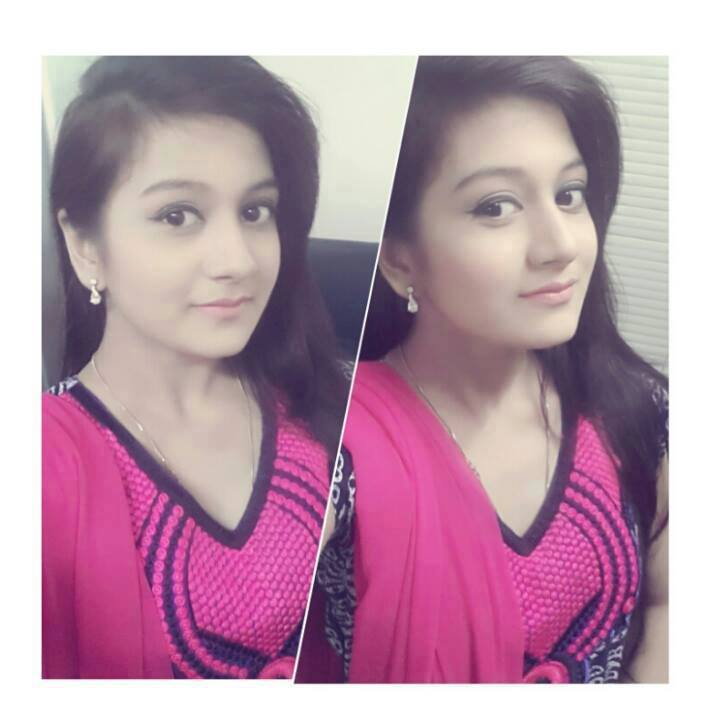
#> input picture Pillow/pranti.jpg, 720 x 720 px
$ python Main2.py
#> lines starting #> are read from the running program, lines starting #| are printed output that depends on the picture
from PIL import Image
from PIL import ImageFilter
from struct import *
test=Image.open("pranti.jpg")
#> test is the input picture: PIL image 720x720 RGB; mean R, G, B 186.1, 151.2, 169.9
b_w=test.convert("L")
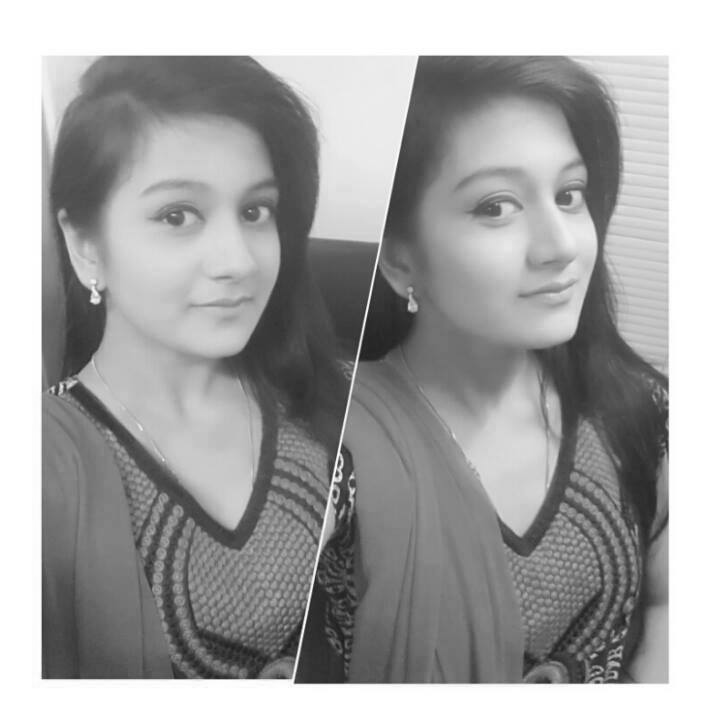
#> b_w: PIL image 720x720 L; min 24, max 255, mean 163.8
blur=test.filter(ImageFilter.BLUR)
edge=test.filter(ImageFilter.FIND_EDGES)
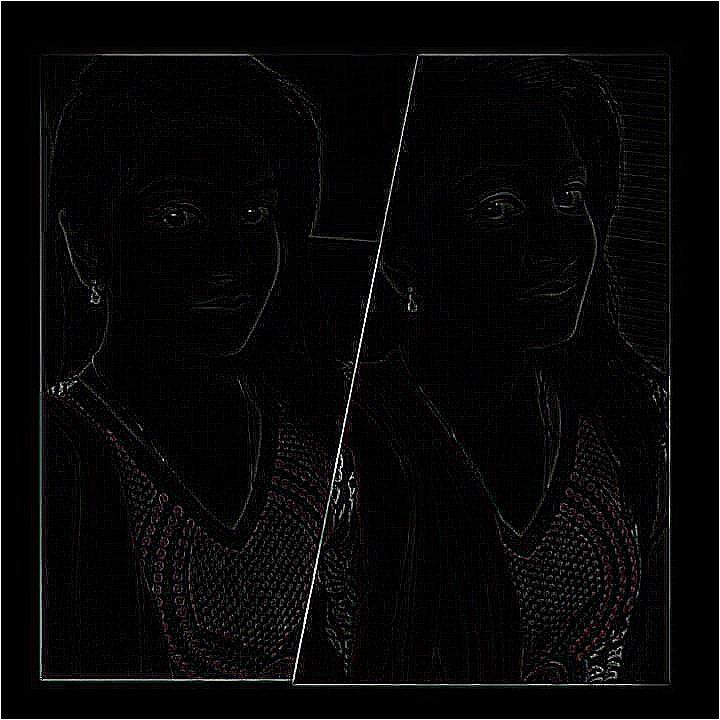
#> edge: PIL image 720x720 RGB; mean R, G, B 7.5, 7.4, 7.5
Detail=test.filter(ImageFilter.DETAIL)
"""b_w.show()"""
pack_data=pack("iif",34,43,4.343)
print(pack_data)
print(unpack("iif",b'"\x00\x00\x00+\x00\x00\x00\xdb\xf9\x8a@'))
"""edge.show()
blur.show()
Detail.show()"""

$ run again, with Pillow/Abeer.jpg copied over Pillow/pranti.jpg
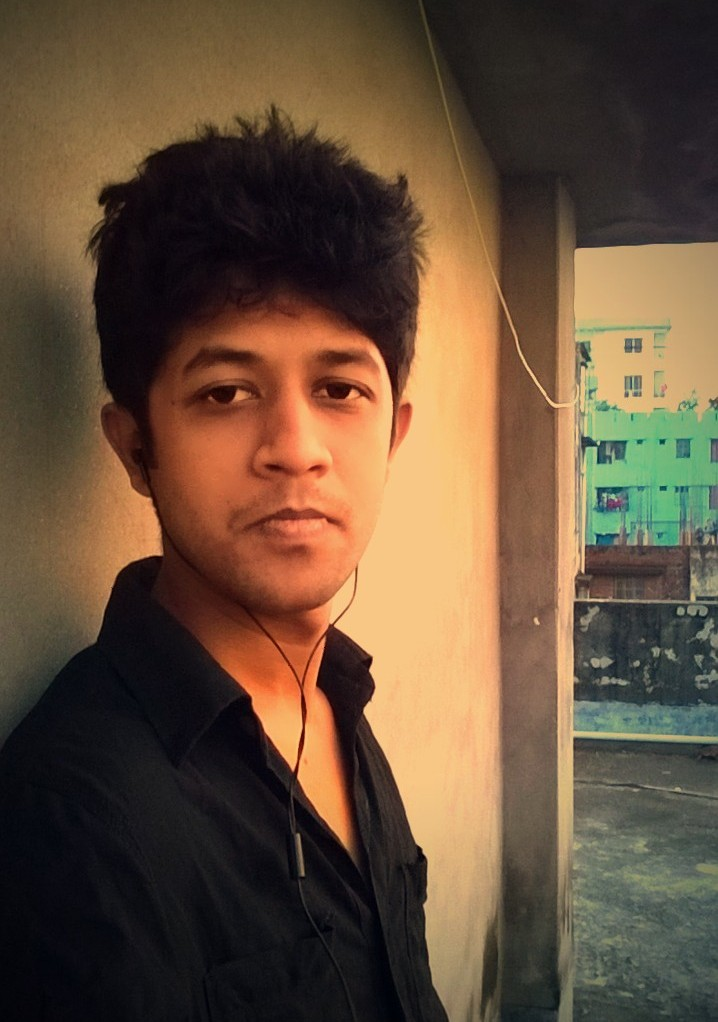
#> input picture Pillow/Abeer.jpg, 718 x 1022 px
#> test is the input picture: PIL image 718x1022 RGB; mean R, G, B 101.9, 79.9, 59.1
#> `b_w=test.convert("L")`:
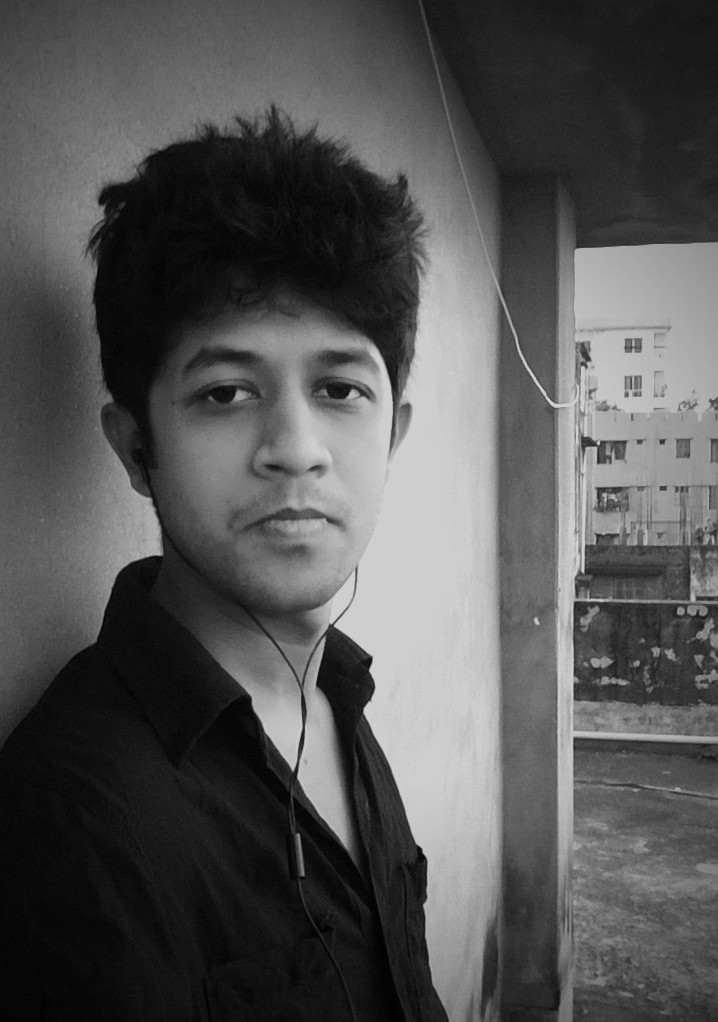
#> b_w: PIL image 718x1022 L; min 0, max 223, mean 84.1
#> `edge=test.filter(ImageFilter.FIND_EDGES)`:
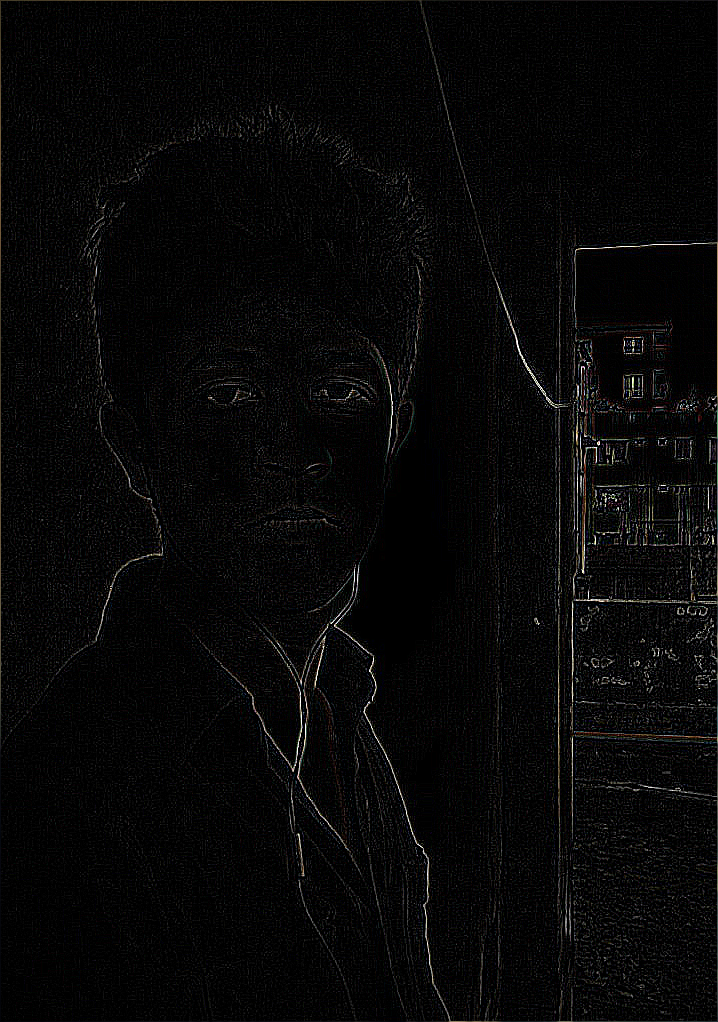
#> edge: PIL image 718x1022 RGB; mean R, G, B 7.6, 7.4, 7.4

$ run again, with Pillow/paranty.jpg copied over Pillow/pranti.jpg
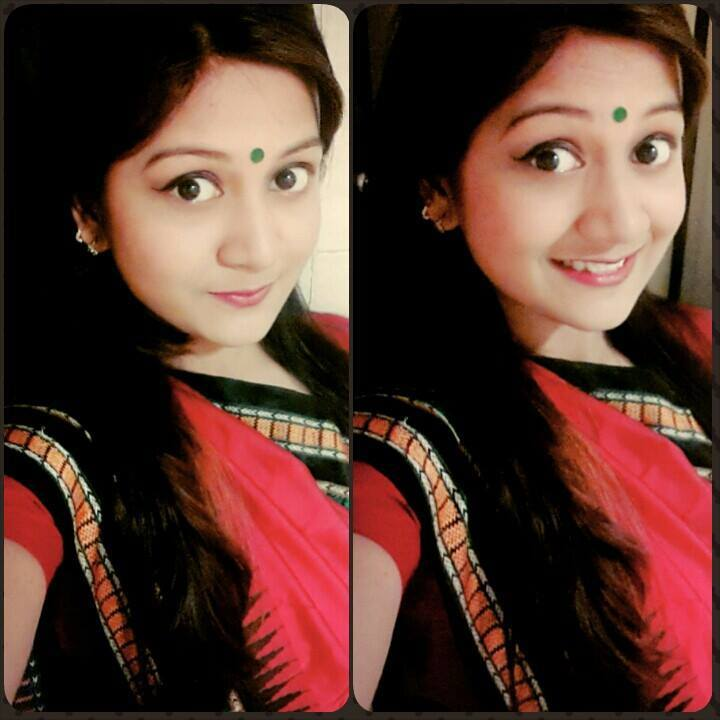
#> input picture Pillow/paranty.jpg, 720 x 720 px
#> test is the input picture: PIL image 720x720 RGB; mean R, G, B 88.7, 55.3, 46.5
#> `b_w=test.convert("L")`:
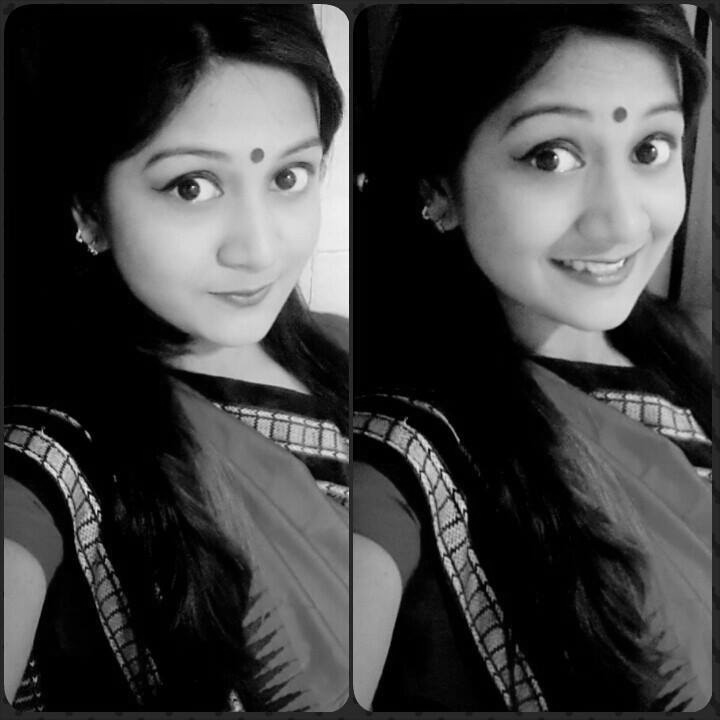
#> b_w: PIL image 720x720 L; min 0, max 243, mean 64.3
#> `edge=test.filter(ImageFilter.FIND_EDGES)`:
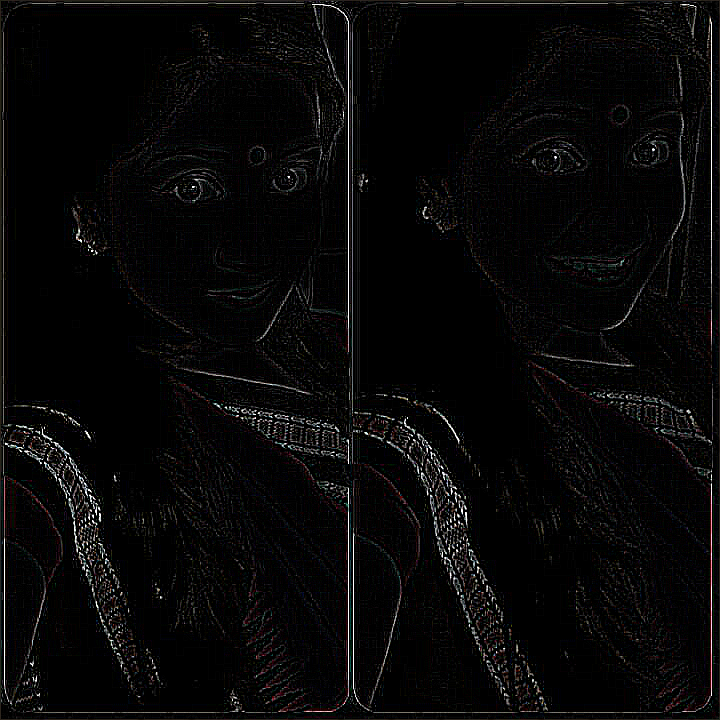
#> edge: PIL image 720x720 RGB; mean R, G, B 8.2, 7.8, 7.7
